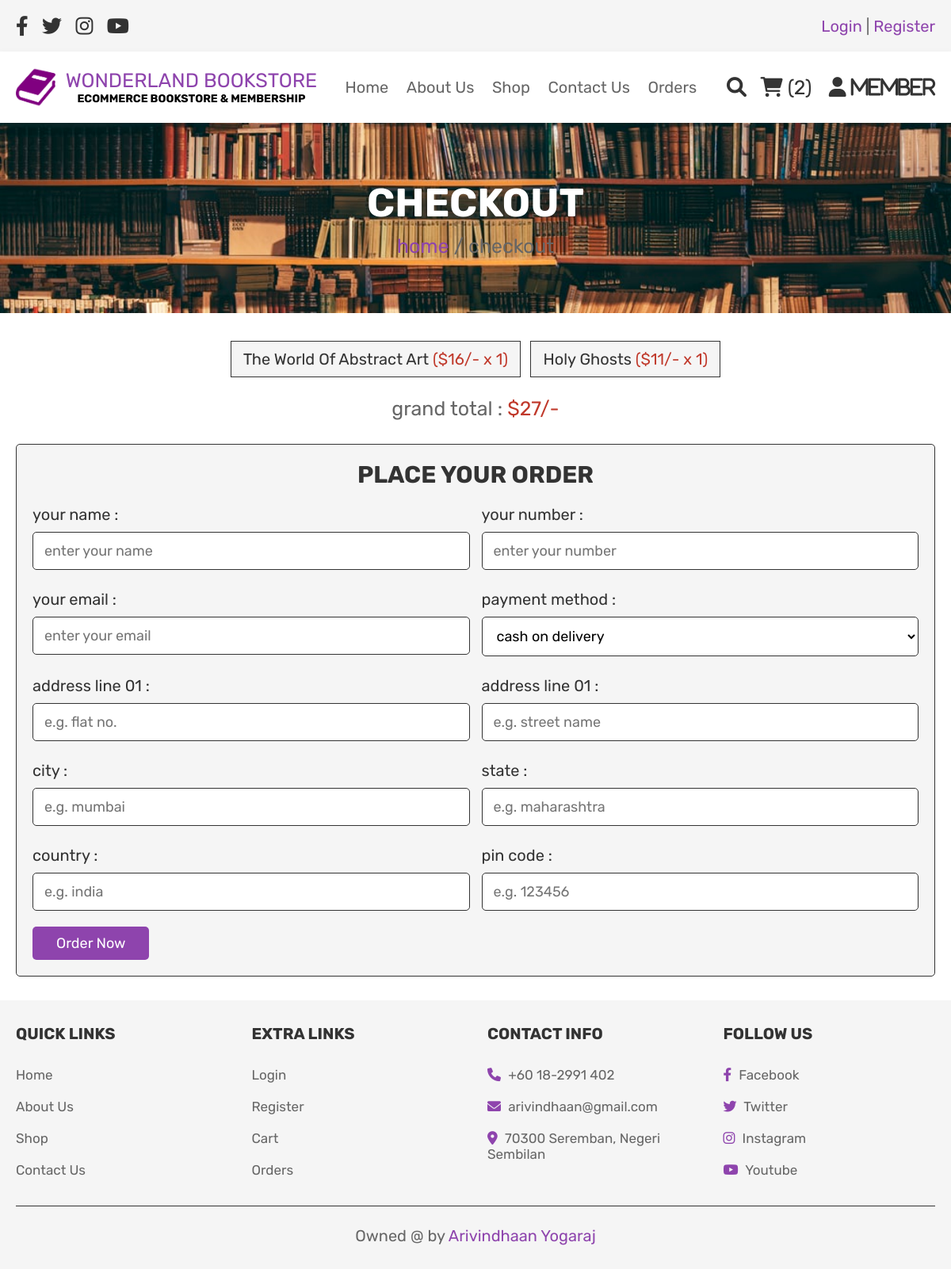
/checkout.php (signed in), run on the app's committed database.
### tables this page shows
CREATE TABLE `cart` (
  `id` int(100) NOT NULL,
  `user_id` int(100) NOT NULL,
  `name` varchar(100) NOT NULL,
  `price` int(100) NOT NULL,
  `quantity` int(100) NOT NULL,
  `image` varchar(100) NOT NULL
);

### checkout.php (the view, shortened to what this page needs)
<?php
include 'config.php';
$user_id = $_SESSION['user_id'];
?>
<!DOCTYPE html>
<html lang="en">
<head>
   <link rel="stylesheet" href="https://cdnjs.cloudflare.com/ajax/libs/font-awesome/6.0.0/css/all.min.css">
   <link rel="stylesheet" href="css/style.css">
</head>
<body>
<?php include 'header.php'; ?>
<div class="heading">
   <h3>checkout</h3>
   <p> <a href="home.php">home</a> / checkout </p>
</div>
<section class="display-order">
   <?php
      $grand_total = 0;
      $select_cart = mysqli_query($conn, "SELECT * FROM `cart` WHERE user_id = '$user_id'") or die('query failed');
      if(mysqli_num_rows($select_cart) > 0){
         while($fetch_cart = mysqli_fetch_assoc($select_cart)){
            $total_price = ($fetch_cart['price'] * $fetch_cart['quantity']);
            $grand_total += $total_price;
   ?>
   <p> <?php echo $fetch_cart['name']; ?> <span>(<?php echo '$'.$fetch_cart['price'].'/-'.' x '. $fetch_cart['quantity']; ?>)</span> </p>
   <?php
      }
   }else{
      echo '<p class="empty">your cart is empty</p>';
   }
   ?>
   <div class="grand-total"> grand total : <span>$<?php echo $grand_total; ?>/-</span> </div>
</section>
<section class="checkout">
   <form action="" method="post">
      <h3>place your order</h3>
      <div class="flex">
         <div class="inputBox">
            <span>your name :</span>
            <input type="text" name="name" required placeholder="enter your name">
         </div>
         <div class="inputBox">
            <span>your number :</span>
            <input type="number" name="number" required placeholder="enter your number">
         </div>
         <div class="inputBox">
            <span>your email :</span>
            <input type="email" name="email" required placeholder="enter your email">
         </div>
         <div class="inputBox">
            <span>payment method :</span>
            <select name="method">
               <option value="cash on delivery">cash on delivery</option>
            </select>
         </div>
         <div class="inputBox">
            <span>address line 01 :</span>
            <input type="number" min="0" name="flat" required placeholder="e.g. flat no.">
         </div>
         <div class="inputBox">
            <span>address line 01 :</span>
            <input type="text" name="street" required placeholder="e.g. street name">
         </div>
         <div class="inputBox">
            <span>city :</span>
            <input type="text" name="city" required placeholder="e.g. mumbai">
         </div>
         <div class="inputBox">
            <span>state :</span>
            <input type="text" name="state" required placeholder="e.g. maharashtra">
         </div>
         <div class="inputBox">
            <span>country :</span>
            <input type="text" name="country" required placeholder="e.g. india">
         </div>
         <div class="inputBox">
            <span>pin code :</span>
            <input type="number" min="0" name="pin_code" required placeholder="e.g. 123456">
         </div>
      </div>
      <input type="submit" value="order now" class="btn" name="order_btn">
   </form>
</section>
<?php include 'footer.php'; ?>
</body>
</html>

### css/style.css (style rules this page uses)
:root { --purple:#8e44ad; --red:#c0392b; --orange:#f39c12; --black:#333; --white:#fff; --light-color:#666; --light-white:#ccc; --light-bg:#f5f5f5; --border:.1rem solid var(--black); --box-shadow:0 .5rem 1rem rgba(0,0,0,.1); }
* { font-family: 'Rubik', sans-serif; margin:0; padding:0; box-sizing: border-box; outline: none; border:none; text-decoration: none; transition:all .2s linear; }
html { font-size: 62.5%; overflow-x: hidden; }
section { padding:3rem 2rem; }
.btn, .option-btn, .delete-btn, .white-btn { display: inline-block; margin-top: 1rem; padding:1rem 3rem; cursor: pointer; color:var(--white); font-size: 1.8rem; border-radius: .5rem; text-transform: capitalize; }
.white-btn, .btn { background-color: var(--purple); }
.heading { min-height: 30vh; display: flex; flex-flow: column; align-items: center; justify-content: center; gap:1rem; background: url(../images/book.jpg) no-repeat; background-size: cover; background-position: center; text-align: center; }
.heading h3 { font-size: 5rem; color:var(--white); text-transform: uppercase; }
.heading p { font-size: 2.5rem; color:var(--light-color); }
.heading p a { color:var(--purple); }
.display-order { max-width: 1200px; margin: 0 auto; text-align: center; padding-bottom: 0; }
.display-order p { background-color: var(--light-bg); color:var(--black); font-size: 2rem; padding:1rem 1.5rem; border:var(--border); display: inline-block; margin:.5rem; }
.display-order p span { color:var(--red); }
.display-order .grand-total { margin-top: 2rem; font-size: 2.5rem; color:var(--light-color); }
.display-order .grand-total span { color:var(--red); }
.checkout form { max-width: 1200px; padding:2rem; margin:0 auto; border:var(--border); background-color: var(--light-bg); border-radius: .5rem; }
.checkout form h3 { text-align: center; margin-bottom: 2rem; color:var(--black); text-transform: uppercase; font-size: 3rem; }
.checkout form .flex { display: flex; flex-wrap: wrap; gap:1.5rem; }
.checkout form .flex .inputBox { flex:1 1 40rem; }
.checkout form .flex span { font-size: 2rem; color:var(--black); }
.checkout form .flex select, .checkout form .flex input { border:var(--border); width: 100%; border-radius: .5rem; width: 100%; background-color: var(--white); padding:1.2rem 1.4rem; font-size: 1.8rem; margin:1rem 0; }

### data on the page
cart: name "The World Of Abstract Art", price "16", quantity "1"
cart: name "Holy Ghosts", price "11", quantity "1"

### other printed values
$cart_rows_number "2"
$grand_total "27"
